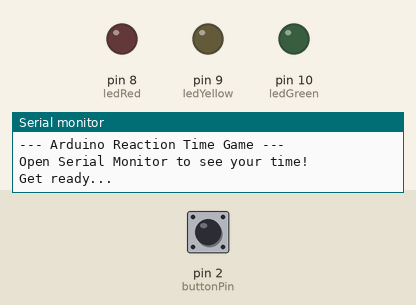
The sketch below on a simulated Arduino Uno, built with avr-gcc and run on an emulated ATmega328P. On the bench: output pins drawn as LEDs (lit = HIGH), the last lines printed to the serial monitor. The inputs (shaded band) are chosen by the test bench; at power-on: pin 2 (buttonPin) HIGH. Random numbers use the default seed unless the sketch sets one.

Above: at 3.2 s.
3.3 s: pin 2 (buttonPin) pulled LOW for 3.2 s
At 4.5 s:
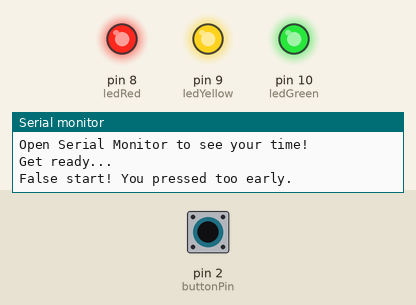
At 8.05 s:
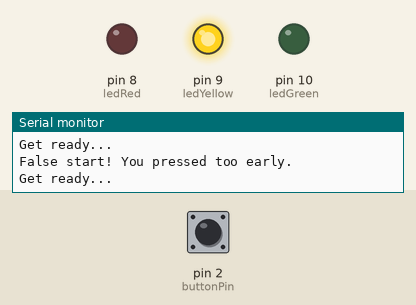
11.0 s: pin 2 (buttonPin) pulled LOW for 0.15 s
At 18.9 s:
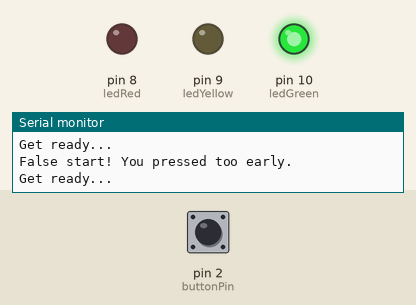
Timing chart, 0 to 20.0 s (numbered marks = the images above; inputs shaded):
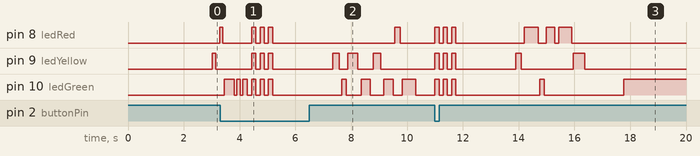

The sketch:

Reaction_Time_Game.ino
```cpp
// Define Hardware Pins
const int ledRed = 8;
const int ledYellow = 9;
const int ledGreen = 10;
const int buttonPin = 2;

// Array to make randomizing the LEDs easier
const int leds[] = {ledRed, ledYellow, ledGreen};

void setup() {
  // Start Serial Monitor at 9600 baud rate
  Serial.begin(9600);

  // Set LED pins as outputs
  pinMode(ledRed, OUTPUT);
  pinMode(ledYellow, OUTPUT);
  pinMode(ledGreen, OUTPUT);

  // Set button pin as input with internal pull-up resistor
  // This means the pin reads HIGH when unpressed, and LOW when pressed
  pinMode(buttonPin, INPUT_PULLUP);

  // Seed the random generator using noise from an unconnected analog pin
  randomSeed(analogRead(0));

  Serial.println("--- Arduino Reaction Time Game ---");
  Serial.println("Open Serial Monitor to see your time!");
  delay(2000);
}

void loop() {
  Serial.println("\nGet ready...");
  delay(1000);

  // 1. Unpredictable Blinking Sequence
  // Choose to blink between 5 and 12 times
  int blinkCount = random(5, 13);

  for (int i = 0; i < blinkCount; i++) {
    int randomLed = leds[random(0, 3)]; // Pick a random LED (0, 1, or 2)
    int randomDuration = random(100, 500); // Keep it on for 100ms to 500ms

    digitalWrite(randomLed, HIGH);
    delay(randomDuration);
    digitalWrite(randomLed, LOW);

    // Tiny random pause between blinks
    delay(random(50, 150));
  }

  // 2. The Final Wait (All LEDs off)
  // Wait a random time between 1 and 3 seconds before the Green LED turns on
  int waitTime = random(1000, 3000);
  unsigned long waitStart = millis();
  bool cheated = false;

  // Check if the user presses the button BEFORE the green light
  while (millis() - waitStart < waitTime) {
    if (digitalRead(buttonPin) == LOW) { // LOW means pressed
      cheated = true;
      break;
    }
  }

  // Penalty for early pressing
  if (cheated) {
    Serial.println("False start! You pressed too early.");
    // Flash all LEDs to indicate a penalty
    for(int i = 0; i < 3; i++) {
      digitalWrite(ledRed, HIGH); digitalWrite(ledYellow, HIGH); digitalWrite(ledGreen, HIGH);
      delay(150);
      digitalWrite(ledRed, LOW); digitalWrite(ledYellow, LOW); digitalWrite(ledGreen, LOW);
      delay(150);
    }
    delay(1000);
    return; // Restart the loop from the beginning
  }

  // 3. GO! Turn on Green LED and start timer
  digitalWrite(ledGreen, HIGH);
  unsigned long startTime = millis();

  // 4. Wait for the player to react
  // The loop blocks here until the button is pressed (pin goes LOW)
  while (digitalRead(buttonPin) == HIGH) {
    // Waiting for reaction...
  }

  // 5. Button pressed! Stop timer and turn off LED
  unsigned long endTime = millis();
  digitalWrite(ledGreen, LOW);

  // 6. Calculate and display result
  unsigned long reactionTime = endTime - startTime;

  Serial.print("Reaction Time: ");
  Serial.print(reactionTime);
  Serial.println(" ms");

  if (reactionTime < 200) {
    Serial.println("Lightning fast!");
  } else if (reactionTime < 300) {
    Serial.println("Good job!");
  } else {
    Serial.println("Too slow, try again.");
  }

  // Wait a bit before starting the next round
  delay(3000);
}
```

Measured:
- after the input at 3.3 s, pin 9 (ledYellow): LOW → HIGH after 1.1 s, → LOW 0.15 s later, → HIGH 0.15 s later, → LOW 0.15 s later, … (12 changes in this stretch)
- after the input at 11.0 s, pin 8 (ledRed): LOW → HIGH at once, → LOW 0.15 s later, → HIGH 0.15 s later, → LOW 0.15 s later, … (12 changes in this stretch); pin 9 (ledYellow): LOW → HIGH at once, → LOW 0.15 s later, → HIGH 0.15 s later, → LOW 0.15 s later, … (10 changes in this stretch)
